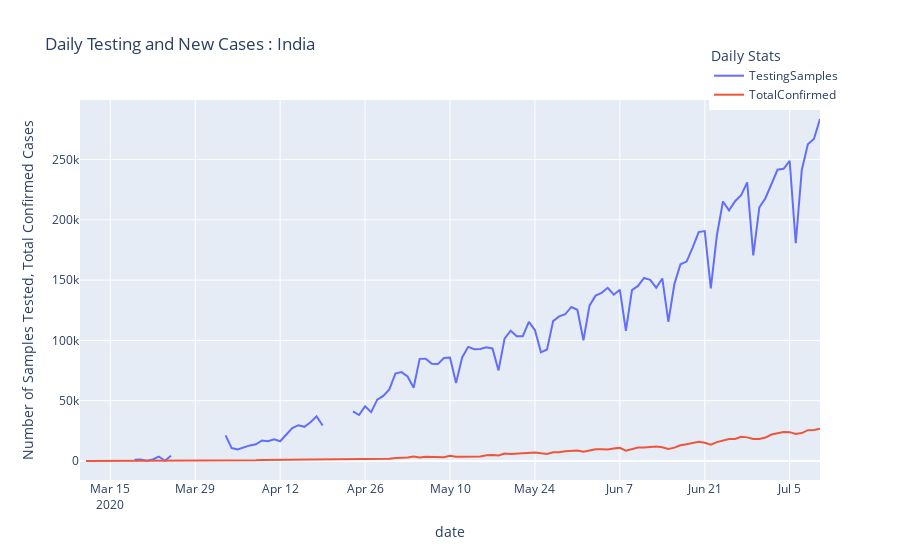

Source (notebook cell):
### Code cell
fig = india_data[['TestingSamples', 'TotalConfirmed']].iloc[40:].diff(
    1).plot(title=' Daily Testing and New Cases : India')
fig.update_layout(yaxis=dict(title='Number of Samples Tested, Total Confirmed Cases '),
                  legend_title_text='Daily Stats', legend=dict(x=.85, y=1.15))
